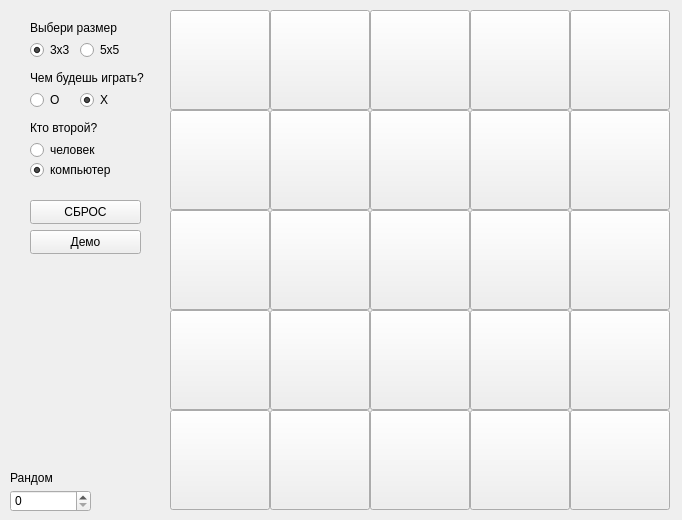
<?xml version="1.0" encoding="UTF-8"?>
<ui version="4.0">
 <class>XO_game</class>
 <widget class="QMainWindow" name="XO_game">
  <property name="geometry">
   <rect>
    <x>0</x>
    <y>0</y>
    <width>682</width>
    <height>520</height>
   </rect>
  </property>
  <property name="windowTitle">
   <string>XO_game</string>
  </property>
  <widget class="QWidget" name="centralwidget">
   <widget class="QPushButton" name="pb_1">
    <property name="geometry">
     <rect>
      <x>170</x>
      <y>10</y>
      <width>100</width>
      <height>100</height>
     </rect>
    </property>
    <property name="font">
     <font>
      <pointsize>50</pointsize>
      <bold>true</bold>
     </font>
    </property>
    <property name="text">
     <string/>
    </property>
    <property name="checkable">
     <bool>true</bool>
    </property>
   </widget>
   <widget class="QPushButton" name="pb_2">
    <property name="geometry">
     <rect>
      <x>270</x>
      <y>10</y>
      <width>100</width>
      <height>100</height>
     </rect>
    </property>
    <property name="font">
     <font>
      <pointsize>50</pointsize>
      <bold>true</bold>
     </font>
    </property>
    <property name="text">
     <string/>
    </property>
    <property name="checkable">
     <bool>true</bool>
    </property>
   </widget>
   <widget class="QPushButton" name="pb_3">
    <property name="geometry">
     <rect>
      <x>370</x>
      <y>10</y>
      <width>100</width>
      <height>100</height>
     </rect>
    </property>
    <property name="font">
     <font>
      <pointsize>50</pointsize>
      <bold>true</bold>
     </font>
    </property>
    <property name="text">
     <string/>
    </property>
    <property name="checkable">
     <bool>true</bool>
    </property>
   </widget>
   <widget class="QPushButton" name="pb_4">
    <property name="geometry">
     <rect>
      <x>470</x>
      <y>10</y>
      <width>100</width>
      <height>100</height>
     </rect>
    </property>
    <property name="font">
     <font>
      <pointsize>50</pointsize>
      <bold>true</bold>
     </font>
    </property>
    <property name="text">
     <string/>
    </property>
    <property name="checkable">
     <bool>true</bool>
    </property>
   </widget>
   <widget class="QPushButton" name="pb_5">
    <property name="geometry">
     <rect>
      <x>570</x>
      <y>10</y>
      <width>100</width>
      <height>100</height>
     </rect>
    </property>
    <property name="font">
     <font>
      <pointsize>50</pointsize>
      <bold>true</bold>
     </font>
    </property>
    <property name="text">
     <string/>
    </property>
    <property name="checkable">
     <bool>true</bool>
    </property>
   </widget>
   <widget class="QPushButton" name="pb_6">
    <property name="geometry">
     <rect>
      <x>170</x>
      <y>110</y>
      <width>100</width>
      <height>100</height>
     </rect>
    </property>
    <property name="font">
     <font>
      <pointsize>50</pointsize>
      <bold>true</bold>
     </font>
    </property>
    <property name="text">
     <string/>
    </property>
    <property name="checkable">
     <bool>true</bool>
    </property>
   </widget>
   <widget class="QPushButton" name="pb_7">
    <property name="geometry">
     <rect>
      <x>270</x>
      <y>110</y>
      <width>100</width>
      <height>100</height>
     </rect>
    </property>
    <property name="font">
     <font>
      <pointsize>50</pointsize>
      <bold>true</bold>
     </font>
    </property>
    <property name="text">
     <string/>
    </property>
    <property name="checkable">
     <bool>true</bool>
    </property>
   </widget>
   <widget class="QPushButton" name="pb_8">
    <property name="geometry">
     <rect>
      <x>370</x>
      <y>110</y>
      <width>100</width>
      <height>100</height>
     </rect>
    </property>
    <property name="font">
     <font>
      <pointsize>50</pointsize>
      <bold>true</bold>
     </font>
    </property>
    <property name="text">
     <string/>
    </property>
    <property name="checkable">
     <bool>true</bool>
    </property>
   </widget>
   <widget class="QPushButton" name="pb_9">
    <property name="geometry">
     <rect>
      <x>470</x>
      <y>110</y>
      <width>100</width>
      <height>100</height>
     </rect>
    </property>
    <property name="font">
     <font>
      <pointsize>50</pointsize>
      <bold>true</bold>
     </font>
    </property>
    <property name="text">
     <string/>
    </property>
    <property name="checkable">
     <bool>true</bool>
    </property>
   </widget>
   <widget class="QPushButton" name="pb_10">
    <property name="geometry">
     <rect>
      <x>570</x>
      <y>110</y>
      <width>100</width>
      <height>100</height>
     </rect>
    </property>
    <property name="font">
     <font>
      <pointsize>50</pointsize>
      <bold>true</bold>
     </font>
    </property>
    <property name="text">
     <string/>
    </property>
    <property name="checkable">
     <bool>true</bool>
    </property>
   </widget>
   <widget class="QPushButton" name="pb_11">
    <property name="geometry">
     <rect>
      <x>170</x>
      <y>210</y>
      <width>100</width>
      <height>100</height>
     </rect>
    </property>
    <property name="font">
     <font>
      <pointsize>50</pointsize>
      <bold>true</bold>
     </font>
    </property>
    <property name="text">
     <string/>
    </property>
    <property name="checkable">
     <bool>true</bool>
    </property>
   </widget>
   <widget class="QPushButton" name="pb_12">
    <property name="geometry">
     <rect>
      <x>270</x>
      <y>210</y>
      <width>100</width>
      <height>100</height>
     </rect>
    </property>
    <property name="font">
     <font>
      <pointsize>50</pointsize>
      <bold>true</bold>
     </font>
    </property>
    <property name="text">
     <string/>
    </property>
    <property name="checkable">
     <bool>true</bool>
    </property>
   </widget>
   <widget class="QPushButton" name="pb_13">
    <property name="geometry">
     <rect>
      <x>370</x>
      <y>210</y>
      <width>100</width>
      <height>100</height>
     </rect>
    </property>
    <property name="font">
     <font>
      <pointsize>50</pointsize>
      <bold>true</bold>
     </font>
    </property>
    <property name="text">
     <string/>
    </property>
    <property name="checkable">
     <bool>true</bool>
    </property>
   </widget>
   <widget class="QPushButton" name="pb_14">
    <property name="geometry">
     <rect>
      <x>470</x>
      <y>210</y>
      <width>100</width>
      <height>100</height>
     </rect>
    </property>
    <property name="font">
     <font>
      <pointsize>50</pointsize>
      <bold>true</bold>
     </font>
    </property>
    <property name="text">
     <string/>
    </property>
    <property name="checkable">
     <bool>true</bool>
    </property>
   </widget>
   <widget class="QPushButton" name="pb_15">
    <property name="geometry">
     <rect>
      <x>570</x>
      <y>210</y>
      <width>100</width>
      <height>100</height>
     </rect>
    </property>
    <property name="font">
     <font>
      <pointsize>50</pointsize>
      <bold>true</bold>
     </font>
    </property>
    <property name="text">
     <string/>
    </property>
    <property name="checkable">
     <bool>true</bool>
    </property>
   </widget>
   <widget class="QPushButton" name="pb_16">
    <property name="geometry">
     <rect>
      <x>170</x>
      <y>310</y>
      <width>100</width>
      <height>100</height>
     </rect>
    </property>
    <property name="font">
     <font>
      <pointsize>50</pointsize>
      <bold>true</bold>
     </font>
    </property>
    <property name="text">
     <string/>
    </property>
    <property name="checkable">
     <bool>true</bool>
    </property>
   </widget>
   <widget class="QPushButton" name="pb_17">
    <property name="geometry">
     <rect>
      <x>270</x>
      <y>310</y>
      <width>100</width>
      <height>100</height>
     </rect>
    </property>
    <property name="font">
     <font>
      <pointsize>50</pointsize>
      <bold>true</bold>
     </font>
    </property>
    <property name="text">
     <string/>
    </property>
    <property name="checkable">
     <bool>true</bool>
    </property>
   </widget>
   <widget class="QPushButton" name="pb_18">
    <property name="geometry">
     <rect>
      <x>370</x>
      <y>310</y>
      <width>100</width>
      <height>100</height>
     </rect>
    </property>
    <property name="font">
     <font>
      <pointsize>50</pointsize>
      <bold>true</bold>
     </font>
    </property>
    <property name="text">
     <string/>
    </property>
    <property name="checkable">
     <bool>true</bool>
    </property>
   </widget>
   <widget class="QPushButton" name="pb_19">
    <property name="geometry">
     <rect>
      <x>470</x>
      <y>310</y>
      <width>100</width>
      <height>100</height>
     </rect>
    </property>
    <property name="font">
     <font>
      <pointsize>50</pointsize>
      <bold>true</bold>
     </font>
    </property>
    <property name="text">
     <string/>
    </property>
    <property name="checkable">
     <bool>true</bool>
    </property>
   </widget>
   <widget class="QPushButton" name="pb_20">
    <property name="geometry">
     <rect>
      <x>570</x>
      <y>310</y>
      <width>100</width>
      <height>100</height>
     </rect>
    </property>
    <property name="font">
     <font>
      <pointsize>50</pointsize>
      <bold>true</bold>
     </font>
    </property>
    <property name="text">
     <string/>
    </property>
    <property name="checkable">
     <bool>true</bool>
    </property>
   </widget>
   <widget class="QPushButton" name="pb_21">
    <property name="geometry">
     <rect>
      <x>170</x>
      <y>410</y>
      <width>100</width>
      <height>100</height>
     </rect>
    </property>
    <property name="font">
     <font>
      <pointsize>50</pointsize>
      <bold>true</bold>
     </font>
    </property>
    <property name="text">
     <string/>
    </property>
    <property name="checkable">
     <bool>true</bool>
    </property>
   </widget>
   <widget class="QPushButton" name="pb_22">
    <property name="geometry">
     <rect>
      <x>270</x>
      <y>410</y>
      <width>100</width>
      <height>100</height>
     </rect>
    </property>
    <property name="font">
     <font>
      <pointsize>50</pointsize>
      <bold>true</bold>
     </font>
    </property>
    <property name="text">
     <string/>
    </property>
    <property name="checkable">
     <bool>true</bool>
    </property>
   </widget>
   <widget class="QPushButton" name="pb_23">
    <property name="geometry">
     <rect>
      <x>370</x>
      <y>410</y>
      <width>100</width>
      <height>100</height>
     </rect>
    </property>
    <property name="font">
     <font>
      <pointsize>50</pointsize>
      <bold>true</bold>
     </font>
    </property>
    <property name="text">
     <string/>
    </property>
    <property name="checkable">
     <bool>true</bool>
    </property>
   </widget>
   <widget class="QPushButton" name="pb_24">
    <property name="geometry">
     <rect>
      <x>470</x>
      <y>410</y>
      <width>100</width>
      <height>100</height>
     </rect>
    </property>
    <property name="font">
     <font>
      <pointsize>50</pointsize>
      <bold>true</bold>
     </font>
    </property>
    <property name="text">
     <string/>
    </property>
    <property name="checkable">
     <bool>true</bool>
    </property>
   </widget>
   <widget class="QPushButton" name="pb_25">
    <property name="geometry">
     <rect>
      <x>570</x>
      <y>410</y>
      <width>100</width>
      <height>100</height>
     </rect>
    </property>
    <property name="font">
     <font>
      <pointsize>50</pointsize>
      <bold>true</bold>
     </font>
    </property>
    <property name="text">
     <string/>
    </property>
    <property name="checkable">
     <bool>true</bool>
    </property>
   </widget>
   <widget class="QRadioButton" name="rb_3">
    <property name="geometry">
     <rect>
      <x>30</x>
      <y>40</y>
      <width>41</width>
      <height>20</height>
     </rect>
    </property>
    <property name="text">
     <string>3x3 </string>
    </property>
    <property name="checked">
     <bool>true</bool>
    </property>
    <property name="autoExclusive">
     <bool>false</bool>
    </property>
   </widget>
   <widget class="QRadioButton" name="rb_5">
    <property name="geometry">
     <rect>
      <x>80</x>
      <y>40</y>
      <width>51</width>
      <height>20</height>
     </rect>
    </property>
    <property name="text">
     <string>5x5</string>
    </property>
    <property name="autoExclusive">
     <bool>false</bool>
    </property>
   </widget>
   <widget class="QLabel" name="label">
    <property name="geometry">
     <rect>
      <x>30</x>
      <y>20</y>
      <width>91</width>
      <height>16</height>
     </rect>
    </property>
    <property name="text">
     <string>Выбери размер</string>
    </property>
   </widget>
   <widget class="QRadioButton" name="rb_x">
    <property name="geometry">
     <rect>
      <x>80</x>
      <y>90</y>
      <width>51</width>
      <height>20</height>
     </rect>
    </property>
    <property name="text">
     <string>X</string>
    </property>
    <property name="checked">
     <bool>true</bool>
    </property>
    <property name="autoExclusive">
     <bool>false</bool>
    </property>
   </widget>
   <widget class="QLabel" name="label_2">
    <property name="geometry">
     <rect>
      <x>30</x>
      <y>70</y>
      <width>121</width>
      <height>16</height>
     </rect>
    </property>
    <property name="text">
     <string>Чем будешь играть?</string>
    </property>
   </widget>
   <widget class="QRadioButton" name="rb_o">
    <property name="geometry">
     <rect>
      <x>30</x>
      <y>90</y>
      <width>41</width>
      <height>20</height>
     </rect>
    </property>
    <property name="text">
     <string>O</string>
    </property>
    <property name="autoExclusive">
     <bool>false</bool>
    </property>
   </widget>
   <widget class="QRadioButton" name="rb_m">
    <property name="geometry">
     <rect>
      <x>30</x>
      <y>140</y>
      <width>71</width>
      <height>20</height>
     </rect>
    </property>
    <property name="text">
     <string>человек</string>
    </property>
    <property name="autoExclusive">
     <bool>false</bool>
    </property>
   </widget>
   <widget class="QRadioButton" name="rb_ii">
    <property name="geometry">
     <rect>
      <x>30</x>
      <y>160</y>
      <width>91</width>
      <height>20</height>
     </rect>
    </property>
    <property name="text">
     <string>компьютер</string>
    </property>
    <property name="checked">
     <bool>true</bool>
    </property>
    <property name="autoExclusive">
     <bool>false</bool>
    </property>
   </widget>
   <widget class="QLabel" name="label_3">
    <property name="geometry">
     <rect>
      <x>30</x>
      <y>120</y>
      <width>121</width>
      <height>16</height>
     </rect>
    </property>
    <property name="text">
     <string>Кто второй?</string>
    </property>
   </widget>
   <widget class="QPushButton" name="resetButton">
    <property name="geometry">
     <rect>
      <x>30</x>
      <y>200</y>
      <width>111</width>
      <height>24</height>
     </rect>
    </property>
    <property name="text">
     <string>СБРОС</string>
    </property>
   </widget>
   <widget class="QLabel" name="l_win">
    <property name="geometry">
     <rect>
      <x>10</x>
      <y>470</y>
      <width>121</width>
      <height>16</height>
     </rect>
    </property>
    <property name="text">
     <string>Рандом</string>
    </property>
   </widget>
   <widget class="QSpinBox" name="spinBox">
    <property name="geometry">
     <rect>
      <x>10</x>
      <y>490</y>
      <width>81</width>
      <height>22</height>
     </rect>
    </property>
   </widget>
   <widget class="QPushButton" name="demoButton">
    <property name="geometry">
     <rect>
      <x>30</x>
      <y>230</y>
      <width>111</width>
      <height>24</height>
     </rect>
    </property>
    <property name="text">
     <string>Демо</string>
    </property>
    <property name="checkable">
     <bool>true</bool>
    </property>
   </widget>
  </widget>
 </widget>
 <resources/>
 <connections/>
</ui>
